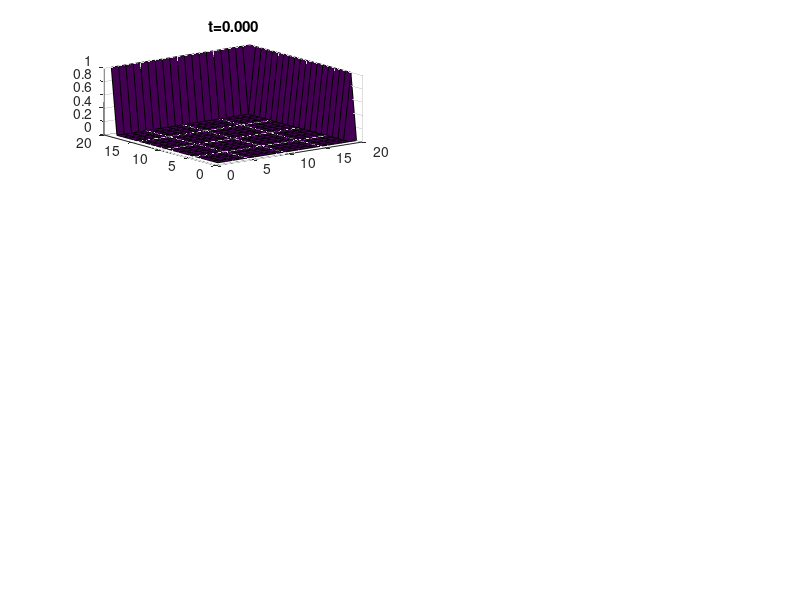

MATLAB code to generate this figure: (Note: this script raises an error after producing the figure.)
clear all;% clf

% initializations
tf = 0.15;                  % time window length
h=20; dx = 1/h;             % number of points in x
k=1000;dt = tf/k;           % number of timesteps
mu=dt/(dx^2);               % mu must be smaller then 1/4
if(mu<=0.25)
    disp(['mu:' num2str(mu) ' OK, this is STABLE'])
else
    disp(['mu:' num2str(mu) ' NOT OK, this might be UNSTABLE!'])
end
%%
% intial condition
f_u_0 =@(x,y) 0;
% border condition
fleft=  @(t,y)0;
fright= @(t,y)1;
fupper= @(t,x)0;
flower= @(t,x)1;

% create indices
[jx,jy] = meshgrid(1:h);
j=jy+(jx-1)*h;

% create initial grid
u=zeros(h,h);
u(1:end)=f_u_0(jx,jy); % set the inner points

% set the border conditions
t_0=0;

u(2:end-1,1)   = fleft(t_0,jy(2:end-1,1)); % set the left border
u(2:end-1,end) = fright(t_0,jy(2:end-1,end)); % set the left border

u(1,:)     = fupper(t_0,jx(1,1:end)); % set the upper border
u(end,:)   = flower(t_0,jx(end,1:end)); % set the lower border

% plot the initial condition
figure(1);clf;
subplot(3,2,1); surf(u); title(sprintf('t=%4.3f',0))

% integrate in time and plot 5 solutions
unew=u; % preallocate this variable

j_int=j(2:end-1,2:end-1);
%%
for n = 1:k
    u(2:end-1,1) = fleft(n*dt,jy(2:end-1,1)); % set the left border
    u(2:end-1,end) = fright(n*dt,jy(2:end-1,end)); % set the left border

    u(end,1:end) = fupper(n*dt,jx(1,1:end)); % set upper border
    u(1,1:end) = flower(n*dt,jx(end,1:end)); % set lower border
    
    u(2:end-1,2:end-1) = functin_integrate_heat( u,mu,h,j_int);
    
    if mod(n,k/5)==0
        subplot(3,2,5*n/k+1); surf(u); title(sprintf('t=%4.3f',n*dt));        
    end
end 